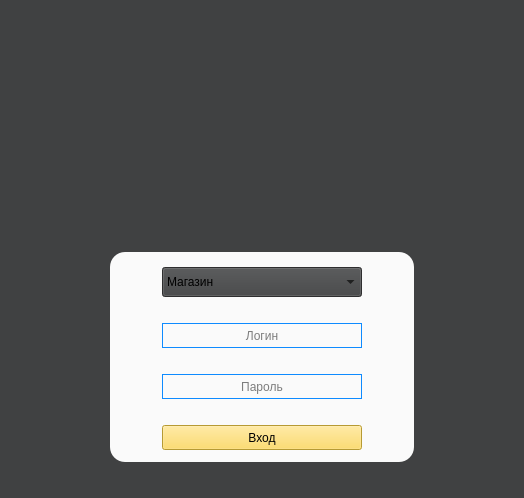
<?xml version="1.0" encoding="UTF-8"?>
<ui version="4.0">
 <class>MainWindow</class>
 <widget class="QMainWindow" name="MainWindow">
  <property name="geometry">
   <rect>
    <x>0</x>
    <y>0</y>
    <width>524</width>
    <height>498</height>
   </rect>
  </property>
  <property name="font">
   <font>
    <stylestrategy>PreferAntialias</stylestrategy>
   </font>
  </property>
  <property name="windowTitle">
   <string>Окно входа</string>
  </property>
  <property name="styleSheet">
   <string notr="true">QMainWindow {background-color: #404142; }
</string>
  </property>
  <widget class="QWidget" name="centralwidget">
   <property name="styleSheet">
    <string notr="true">QWidget {background-color: #404142; }</string>
   </property>
   <layout class="QGridLayout" name="gridLayout">
    <item row="1" column="0" alignment="Qt::AlignHCenter|Qt::AlignTop">
     <widget class="QGroupBox" name="groupBox">
      <property name="styleSheet">
       <string notr="true">QGroupBox{background: #FAFAFA; border-radius: 15px;}</string>
      </property>
      <property name="title">
       <string/>
      </property>
      <layout class="QGridLayout" name="gridLayout_2">
       <item row="0" column="0">
        <spacer name="horizontalSpacer_2">
         <property name="orientation">
          <enum>Qt::Horizontal</enum>
         </property>
         <property name="sizeHint" stdset="0">
          <size>
           <width>40</width>
           <height>20</height>
          </size>
         </property>
        </spacer>
       </item>
       <item row="0" column="2">
        <spacer name="horizontalSpacer">
         <property name="orientation">
          <enum>Qt::Horizontal</enum>
         </property>
         <property name="sizeHint" stdset="0">
          <size>
           <width>40</width>
           <height>20</height>
          </size>
         </property>
        </spacer>
       </item>
       <item row="0" column="1">
        <layout class="QVBoxLayout" name="verticalLayout">
         <item>
          <widget class="QComboBox" name="location">
           <property name="minimumSize">
            <size>
             <width>0</width>
             <height>30</height>
            </size>
           </property>
           <property name="styleSheet">
            <string notr="true"/>
           </property>
           <item>
            <property name="text">
             <string>Магазин</string>
            </property>
           </item>
           <item>
            <property name="text">
             <string>Склад</string>
            </property>
           </item>
          </widget>
         </item>
         <item>
          <spacer name="verticalSpacer">
           <property name="orientation">
            <enum>Qt::Vertical</enum>
           </property>
           <property name="sizeHint" stdset="0">
            <size>
             <width>20</width>
             <height>20</height>
            </size>
           </property>
          </spacer>
         </item>
         <item>
          <widget class="QLineEdit" name="login">
           <property name="minimumSize">
            <size>
             <width>200</width>
             <height>25</height>
            </size>
           </property>
           <property name="baseSize">
            <size>
             <width>0</width>
             <height>0</height>
            </size>
           </property>
           <property name="styleSheet">
            <string notr="true">QLineEdit{
	background-color: #fafafa;
	border: 1px solid #0E8BFF;
color: black; }</string>
           </property>
           <property name="alignment">
            <set>Qt::AlignCenter</set>
           </property>
           <property name="placeholderText">
            <string>Логин</string>
           </property>
          </widget>
         </item>
         <item>
          <spacer name="verticalSpacer_2">
           <property name="orientation">
            <enum>Qt::Vertical</enum>
           </property>
           <property name="sizeHint" stdset="0">
            <size>
             <width>20</width>
             <height>20</height>
            </size>
           </property>
          </spacer>
         </item>
         <item>
          <widget class="QLineEdit" name="password">
           <property name="minimumSize">
            <size>
             <width>200</width>
             <height>25</height>
            </size>
           </property>
           <property name="styleSheet">
            <string notr="true">QLineEdit{
	background-color: #fafafa;
	border: 1px solid #0E8BFF;
color: black; }</string>
           </property>
           <property name="alignment">
            <set>Qt::AlignCenter</set>
           </property>
           <property name="placeholderText">
            <string>Пароль</string>
           </property>
          </widget>
         </item>
         <item>
          <spacer name="verticalSpacer_3">
           <property name="orientation">
            <enum>Qt::Vertical</enum>
           </property>
           <property name="sizeHint" stdset="0">
            <size>
             <width>20</width>
             <height>20</height>
            </size>
           </property>
          </spacer>
         </item>
         <item>
          <widget class="QPushButton" name="pushButton">
           <property name="minimumSize">
            <size>
             <width>200</width>
             <height>25</height>
            </size>
           </property>
           <property name="cursor">
            <cursorShape>PointingHandCursor</cursorShape>
           </property>
           <property name="styleSheet">
            <string notr="true">QPushButton { color: black; background-color: #FFD747;
 }</string>
           </property>
           <property name="text">
            <string>Вход</string>
           </property>
          </widget>
         </item>
        </layout>
       </item>
      </layout>
     </widget>
    </item>
    <item row="0" column="0">
     <widget class="QLabel" name="label">
      <property name="text">
       <string/>
      </property>
      <property name="pixmap">
       <pixmap>Group 72.png</pixmap>
      </property>
      <property name="alignment">
       <set>Qt::AlignCenter</set>
      </property>
     </widget>
    </item>
   </layout>
  </widget>
 </widget>
 <resources/>
 <connections/>
</ui>
